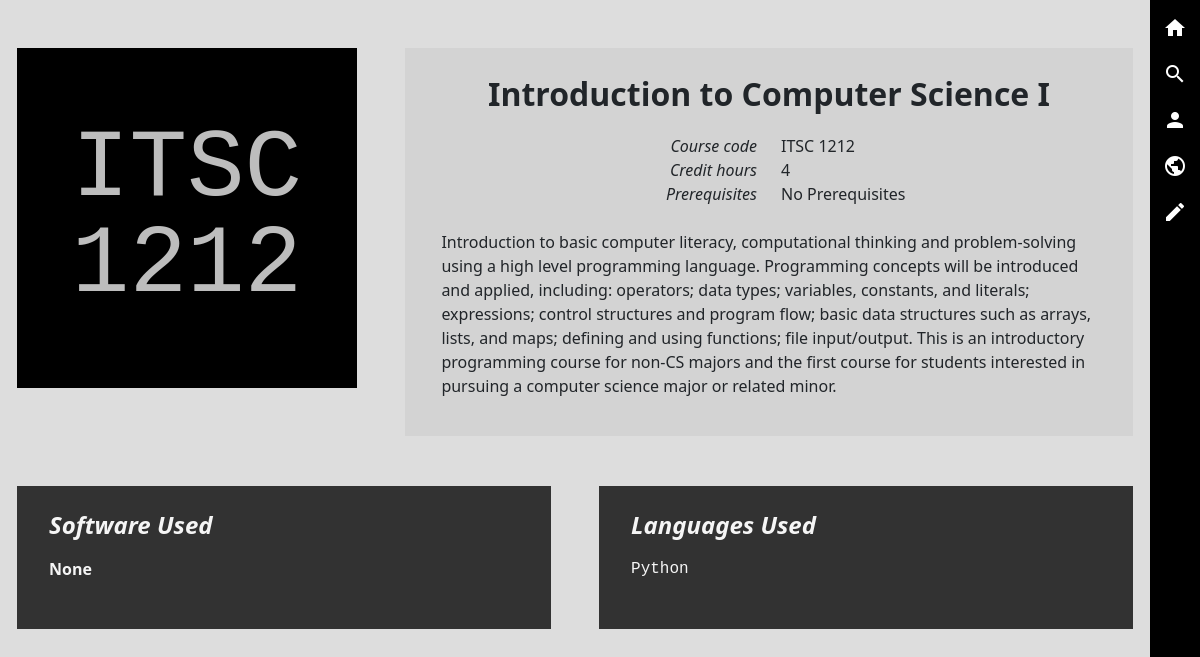
Page /course/3 on the earlier database version.
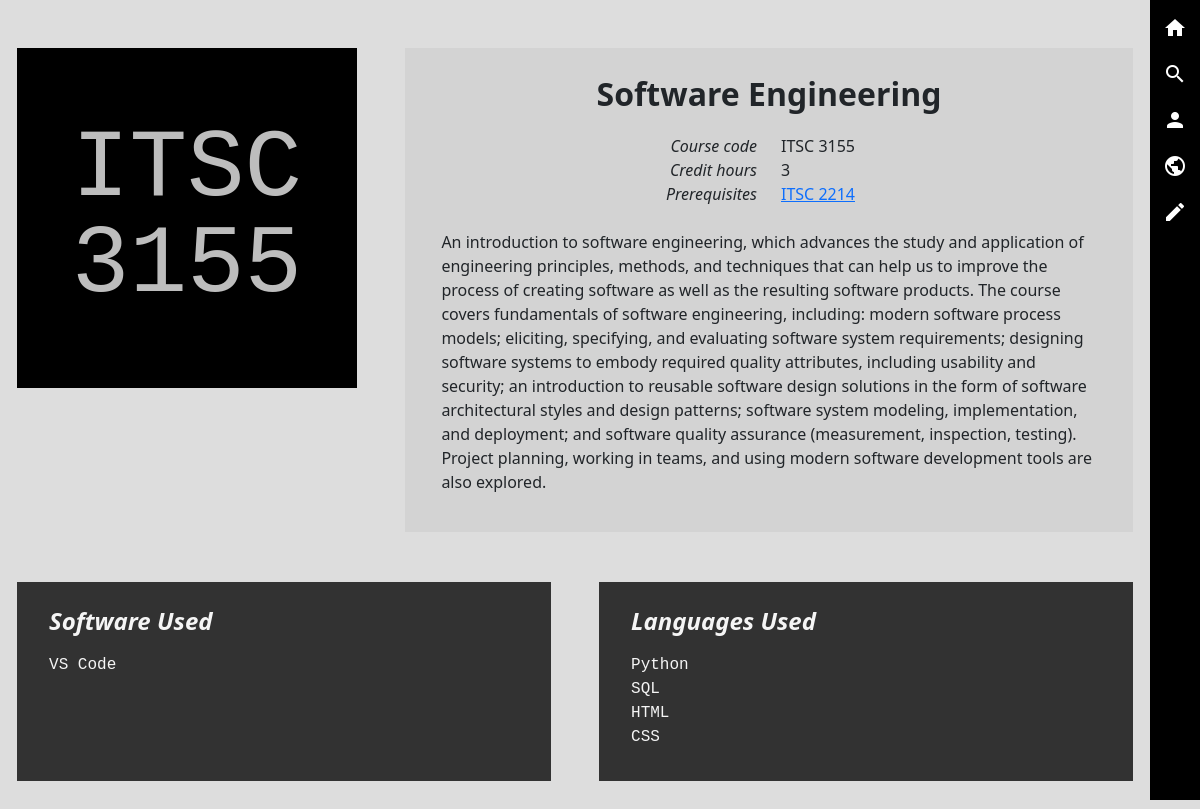
Same page on the later database version.
### app.py (models this page shows, shortened)
class Course(db.Model):
    id = db.Column(db.Integer, primary_key=True, autoincrement=True)
    title = db.Column(db.String(200), unique=True, nullable=False)
    course_code = db.Column(db.String(9), nullable=False)
    credit_hours = db.Column(db.Integer,nullable=False)
    description = db.Column(db.String(1000))
    compatible_language = db.relationship('Language', secondary=CourseLanguage, backref='compatible_course')
    compatible_software = db.relationship('Software', secondary=CourseSoftware, backref='compatible_course')
    course_requires = db.relationship('Course', secondary=CourseRequiresCourse, primaryjoin=(CourseRequiresCourse.c.course_id == id), secondaryjoin=(CourseRequiresCourse.c.required_course_id == id), backref='prerequisite_of')

class Language(db.Model):
    id = db.Column(db.Integer, primary_key=True, autoincrement=True)
    name = db.Column(db.String(200), unique=True, nullable=False)
    site_url = db.Column(db.String(200))
    download_url = db.Column(db.String(200))
    documentation_url = db.Column(db.String(200))
    description = db.Column(db.String(1000))
    compatible_software = db.relationship('Software', secondary=LanguageSoftware, backref='compatible_language')

class Software(db.Model):
    id = db.Column(db.Integer, primary_key=True, autoincrement=True)
    name = db.Column(db.String(200), unique=True, nullable=False)
    site_url = db.Column(db.String(200))
    download_url = db.Column(db.String(200))
    documentation_url = db.Column(db.String(200))
    description = db.Column(db.String(1000))

### app.py (the view)
@app.route('/course/<int:id>', methods=['GET'])
def coursePage(id):
    course = db_access.getCourse(id)
    return render_template('database/course.html', course=course, languages=course.compatible_language, softwares=course.compatible_software, requires=course.course_requires)

### database_wrapper.py (called while the page is built)
    def getCourse(self, id):
        return self.Course.query.get_or_404(id)

### templates/database/course.html (shortened to what this page needs)
{% extends 'base.html' %}
{% block head %}
<link rel="stylesheet" href="{{ url_for('static', filename='css/database_page.css') }}">
{% endblock %}
{% block body %}
<div id="blocks" class="container mt-5">
    <div id="header-row" class="row g-5">
        <div class="col-xl-4"> <div class="ratio ratio-1x1">
            <div id="icon">
                <div> {% for line in course.course_code.split() %}
                        <h class="icon-text">{{ line }}</h>
                        <br>
                {% endfor %} </div>
            </div>
        </div> </div>
        <div class="col-xl-8"> <div id="details" class="overflow-auto">
            <h id="title" class="d-flex justify-content-center mb-3">{{ course.title }}</h>
            <div class="container">
                <div class="row">
                    <div class="col-sm-6 info_category">
                        Course code
                    </div>
                    <div class="col-sm-6 info_text">
                        {{ course.course_code }}
                    </div>
                </div>
                <div class="row">
                    <div class="col-sm-6 info_category">
                        Credit hours
                    </div>
                    <div class="col-sm-6 info_text">
                        {{ course.credit_hours }}
                    </div>
                </div>
                <div class="row">
                    <div class="col-sm-6 info_category">
                        Prerequisites
                    </div>
                    <div class="col-sm-6 info_text">
                        {% if requires|length < 1  %}
                        No Prerequisites
                        {% else %} {% for i in range(0,requires|length) %}
                        <a style="
                            color: rgba(var(--bs-link-color-rgb),var(--bs-link-opacity,1));
                            text-decoration: underline;"
                            href="/course/{{ requires[i].id }}"
                            >{{ requires[i].course_code }}</a>{% if i != requires|length-1 %}, {% endif %}
                        {% endfor %}
                        {% endif %}
                    </div>
                </div>
            </div>
            {% if course.description %}
            <p class="mt-4">{{ course.description }}</p>
            {% endif %}
        </div> </div>
    </div>
    <div id="links-row" class="row g-5">
        <div class="col-xl-6"> <div class="links-box">
            <h>Software Used</h>
            {% if softwares|length < 1  %}
                <p style="font-weight: bold;">None</p>
            {% else %}
                <ul>
                    {% for software in softwares %}
                        <li> <a href="/software/{{ software.id }}">
                            {{ software.name }}
                        </a> </li>
                    {% endfor %}
                </ul>
            {% endif %}
        </div> </div>
        <div class="col-xl-6"> <div class="links-box">
            <h>Languages Used</h>
            {% if languages|length < 1  %}
                <p style="font-weight: bold;">None</p>
            {% else %}
                <ul>
                    {% for language in languages %}
                    <li> <a href="/language/{{ language.id }}">
                        {{ language.name }}
                    </a> </li>
                    {% endfor %}
                </ul>
            {% endif %}
        </div> </div>
    </div>
</div>
{% endblock %}

### templates/base.html (shortened to what this page needs)
<!DOCTYPE html>
<html lang="en">
<head>
    <link href="https://cdn.jsdelivr.net/npm/bootstrap@5.3.3/dist/css/bootstrap.min.css" rel="stylesheet">
    <link rel="stylesheet" href="{{ url_for('static', filename='css/main.css') }}">
    {% block head %}{% endblock %}
</head>
<body>
    <nav id="sidebar" class="nav d-flex align-items-center flex-shrink-0 flex-column">
        <a class="nav-link" data-bs-toggle="tooltip" title="Home" href="/"><i class="material-icons">home</i></a>
        <a class="nav-link" data-bs-toggle="tooltip" title="Search" href="/search"><i class="material-icons">search</i></a>
        <a class="nav-link" data-bs-toggle="tooltip" title="Profile" href="/profile"><i class="material-icons">person</i></a>
        <a class="nav-link" data-bs-toggle="tooltip" title="Explore" href="/explore"><i class="material-icons">public</i></a>
        <a class="nav-link" data-bs-toggle="tooltip" title="Edit this page" href="{{ url_for( request.endpoint, **request.view_args)}}/edit" id="edit_button"><i class="material-icons">edit</i></a>
    </nav>
    <div id="content">
        {% block body %}{% endblock %}
    </div>
</body>
</html>

### static/css/main.css (style rules this page uses)
html { background-color: #DDDDDD }
body { padding: 0; margin: 0; display: flex; width: 100%; --nav-width: 50px; background-color: inherit !important; }
a { color: inherit; text-decoration: none; }
#edit_button, #save_button, #back_button { border-radius: 0; display: none; }
.nav { background:#000000; width: var(--nav-width); height: 100vh; position: fixed; float: right; right: 0; }
.nav-link { padding-left: calc((var(--nav-width) - 24px) / 2); padding-right: calc((var(--nav-width) - 24px) / 2); margin-left: auto; margin-right: auto; }
.nav-link, .navbar-brand { color: #fff; cursor: pointer; }
.nav-link:first-child { padding-top: 1rem; }
#content { width: calc(100% - var(--nav-width)); }

### static/css/database_page.css (style rules this page uses)
:root { --grid-gutter-width: 5%; }
#edit_button { display: inherit; }
#blocks > * { margin-bottom: 50px; }
#icon { font-family: 'Courier New', Courier, monospace; font-weight: 500; font-size: 8cqw; color: rgb(189, 189, 189); line-height: 1; background-color: black; overflow: hidden; display: flex; align-items: center; justify-content: center; }
#details { background-color: lightgrey; height: 100%; padding-top: 3%; padding-bottom: 3%; padding-left: 5%; padding-right: 5%; }
#details h { font-size: 2rem; font-weight: bold; text-align: center; }
.info_category { text-align: right; font-style: italic; }
.info_text { text-align: left; }
.links-box { background-color: #323232; color: whitesmoke; height: 100%; padding-top: 4%; padding-bottom: 6%; padding-left: 6%; padding-right: 6%; }
.links-box h { font-size: x-large; font-weight: bold; font-style: italic; display: block; margin-bottom: 3%; }
.links-box ul { list-style-type: none; margin: 0; padding: 0; }
.links-box a { display: block; font-family: 'Courier New', Courier, monospace; color: inherit; }

Differences in the rows shown:
changed Course: title "Introduction to Computer Science I" → "Software Engineering"; course_code "ITSC 1212" → "ITSC 3155"; credit_hours "4" → "3"; description "Introduction to basic computer literacy, computational thinking and problem-solving using a high level programming language. Programming concepts will be introduced and applied, including: operators; data types; variables, constants, and literals; expressions; control structures and program flow; basic data structures such as arrays, lists, and maps; defining and using functions; file input/output. This is an introductory programming course for non-CS majors and the first course for students interested in pursuing a computer science major or related minor." → "An introduction to software engineering, which advances the study and application of engineering principles, methods, and techniques that can help us to improve the process of creating software as well as the resulting software products. The course covers fundamentals of software engineering, including: modern software process models; eliciting, specifying, and evaluating software system requirements; designing software systems to embody required quality attributes, including usability and security; an introduction to reusable software design solutions in the form of software architectural styles and design patterns; software system modeling, implementation, and deployment; and software…"
now on this page (row edited): Course: course_code "ITSC 2214"
now on this page (row unchanged): Software: name "VS Code"
now on this page (row edited): Language: name "SQL"
now on this page (row edited): Language: name "HTML"
now on this page (row edited): Language: name "CSS"
Other differences:
new list line: "3155"
list line gone: "1212"
text no longer shown: "No Prerequisites None"
